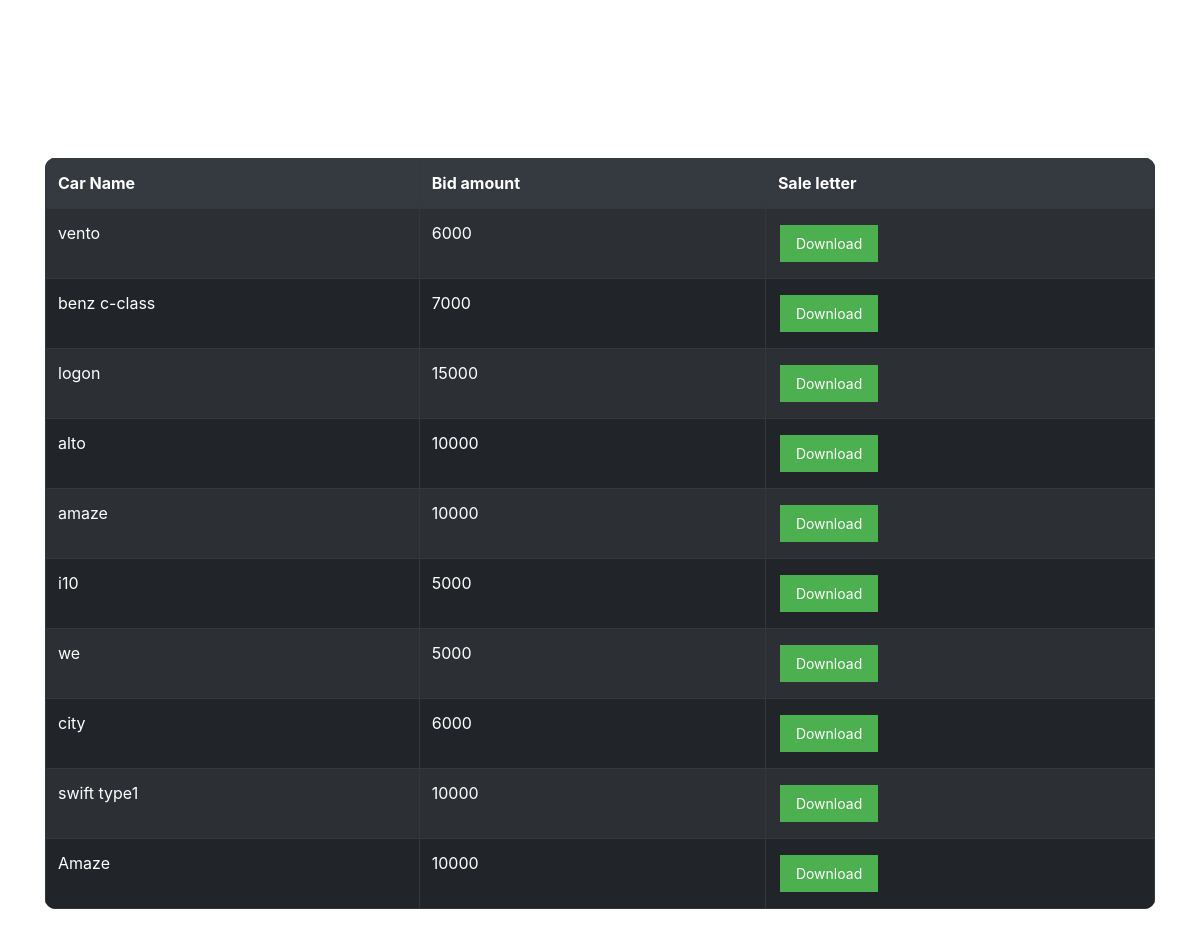
Page /My_history (signed in) on the committed database.
### home/models.py (models this page shows)
class sold_cars(models.Model):
    car_id=models.IntegerField()
    car_name=models.CharField(max_length=25)
    user_id=models.IntegerField()
    user_name=models.CharField(max_length=25)
    bid_amount=models.IntegerField()
    phone=models.IntegerField()
    crain_deliverd=models.IntegerField(default=0)
    crain_status=models.IntegerField(default=0)

### customer/views.py (the view)
# urls.py: path("My_history",views.My_history,name='My_history'),
def My_history(request):
    userid=request.user.id
    """ lists=auction.objects.filter(user_id=userid,sold_or_no=1,largest_bid=1) """
    lists=sold_cars.objects.filter(user_id=userid)
    return render(request,'customer/My_history.html',{"lists":lists})

### templates/customer/My_history.html (shortened to what this page needs)
<!DOCTYPE html>
<html lang="en">
<head>
    <link rel="stylesheet" href="https://maxcdn.bootstrapcdn.com/bootstrap/4.0.0/css/bootstrap.min.css">
</head>
<body>
    <h3>Won cars</h3>
    <div class="container">
        <table class="table table-bordered table-striped table-dark">
            <thead>
                <tr>
                    <th>Car Name</th>
                    <th>Bid amount</th>
                    <th>Sale letter</th>
                </tr>
            </thead>
            <tbody>
                {% for list in lists %}
                <tr>
                    <td>{{ list.car_name }}</td>
                    <td>{{ list.bid_amount }}</td>
                    <td>
                      <form action="{% url 'generate_pdf' list.car_id %}" method="post">
                        <input type="submit" value="Download" class="download-button">
                      </form>
                    </td>
                </tr>
                {% endfor %}
            </tbody>
        </table>
    </div>

### templates/customer/My_history.html (style rules this page uses)
body { background-image: url("https://images.unsplash.com/photo-1608564697071-ddf911d81370?ixlib=rb-4.0.3&ixid=MnwxMjA3fDB8MHxwaG90by1wYWdlfHx8fGVufDB8fHx8&auto=format&fit=crop&w=1170&q=80"); background-size: cover; color: white; }
h3 { text-align: center; margin-top: 50px; font-size: 3rem; }
table { margin: 50px auto 0; max-width: 800px; background-color: white; border-radius: 10px; overflow: hidden; }
th { background-color: #343a40; color: white; }
td { vertical-align: middle; }
.download-button { background-color: #4CAF50; color: white; border: none; padding: 8px 16px; text-align: center; text-decoration: none; display: inline-block; font-size: 14px; margin: 4px 2px; cursor: pointer; }

### rows in the picture
sold_cars: car_name "vento", bid_amount "6000"
sold_cars: car_name "benz c-class", bid_amount "7000"
sold_cars: car_name "logon", bid_amount "15000"
sold_cars: car_name "alto", bid_amount "10000"
sold_cars: car_name "amaze", bid_amount "10000"
sold_cars: car_name "i10", bid_amount "5000"
sold_cars: car_name "we", bid_amount "5000"
sold_cars: car_name "city", bid_amount "6000"
sold_cars: car_name "swift type1", bid_amount "10000"
sold_cars: car_name "Amaze", bid_amount "10000"
